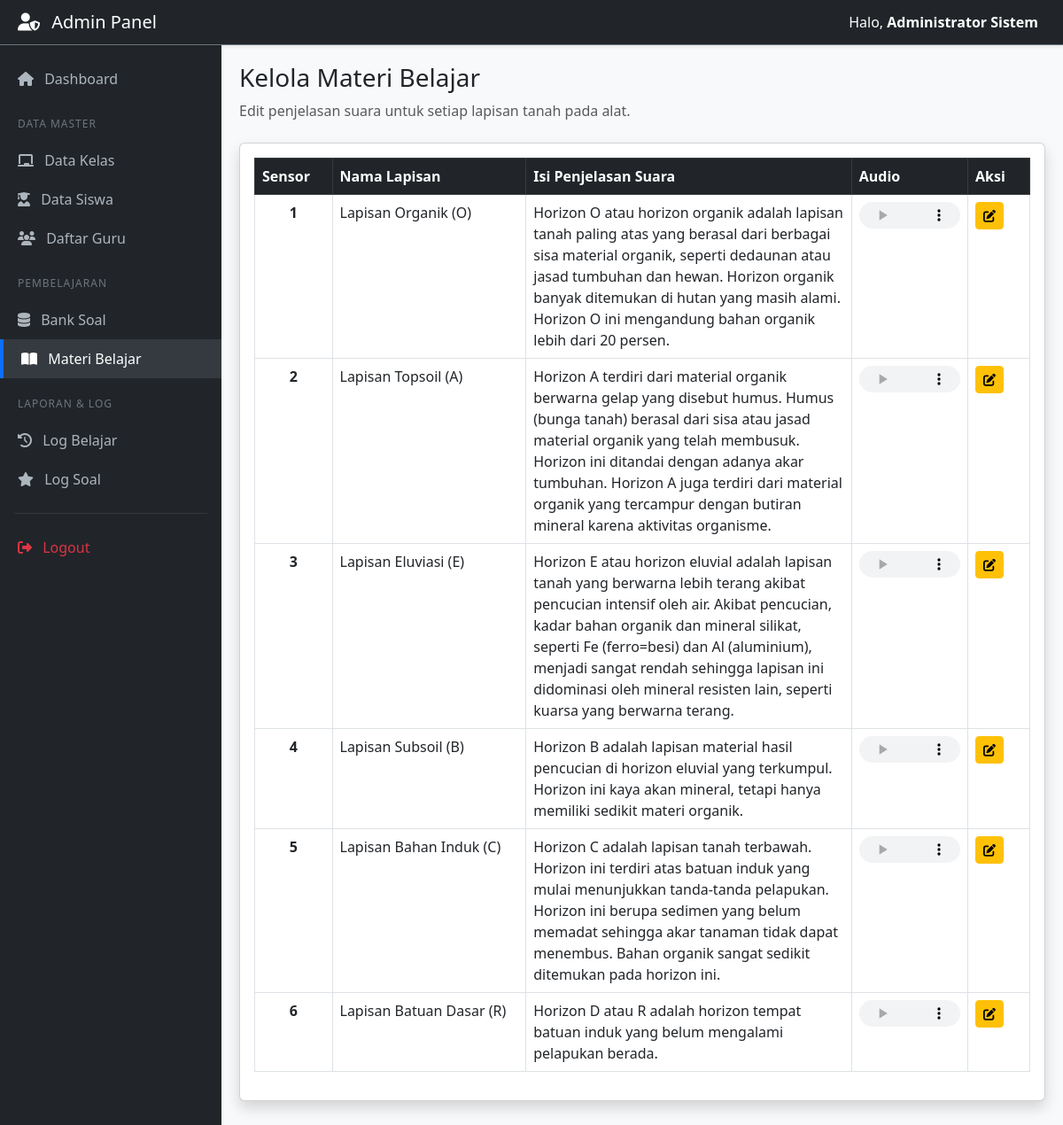
Page /panel/materi_belajar.php (signed in) on the committed database.
### tables this page shows
CREATE TABLE `materi` (
  `id_materi` int(11) NOT NULL,
  `sensor_ke` int(11) NOT NULL,
  `judul_lapisan` varchar(100) NOT NULL,
  `isi_penjelasan` text NOT NULL,
  `file_audio` varchar(255) NOT NULL
);

### panel/materi_belajar.php (the view, shortened to what this page needs)
<?php include 'header.php'; ?>
<div class="mb-4">
    <h3>Kelola Materi Belajar</h3>
    <p class="text-muted">Edit penjelasan suara untuk setiap lapisan tanah pada alat.</p>
</div>
<div class="card shadow mb-4">
    <div class="card-body">
        <div class="table-responsive">
            <table class="table table-bordered table-hover">
                <thead class="table-dark">
                    <tr>
                        <th width="10%">Sensor</th>
                        <th width="25%">Nama Lapisan</th>
                        <th>Isi Penjelasan Suara</th>
                        <th width="15%">Audio</th>
                        <th width="8%">Aksi</th>
                    </tr>
                </thead>
                <tbody>
                    <?php
                    $query = mysqli_query($koneksi, "SELECT * FROM materi ORDER BY sensor_ke ASC");
                    while($d = mysqli_fetch_array($query)){
                    ?>
                    <tr>
                        <td class="text-center fw-bold"><?php echo $d['sensor_ke']; ?></td>
                        <td><?php echo $d['judul_lapisan']; ?></td>
                        <td><?php echo $d['isi_penjelasan']; ?></td>
                        <td>
                            <audio controls class="w-100" style="height: 30px;">
                                <source src="../<?php echo $d['file_audio']; ?>?v=<?php echo time(); ?>" type="audio/mpeg">
                            </audio>
                        </td>
                        <td>
                            <button type="button" class="btn btn-warning btn-sm" data-bs-toggle="modal" data-bs-target="#editMateri<?php echo $d['id_materi']; ?>">
                                <i class="fas fa-edit"></i>
                            </button>
                        </td>
                    </tr>
                    <?php } ?>
                </tbody>
            </table>
        </div>
    </div>
</div>
<?php include 'footer.php'; ?>

### panel/header.php (shortened to what this page needs)
<!DOCTYPE html>
<html lang="id">
<head>
    <link href="https://cdn.jsdelivr.net/npm/bootstrap@5.3.0/dist/css/bootstrap.min.css" rel="stylesheet">
    <link rel="stylesheet" href="https://cdnjs.cloudflare.com/ajax/libs/font-awesome/6.4.0/css/all.min.css">
</head>
<body>
    <nav class="navbar navbar-dark bg-dark shadow-sm border-bottom border-secondary">
        <div class="container-fluid">
            <span class="navbar-brand mb-0 h1 ms-2">
                <i class="fas <?php echo $_SESSION['role'] == 'admin' ? 'fa-user-shield' : 'fa-seedling'; ?> me-2"></i>
                <?php echo ucfirst($_SESSION['role']); ?> Panel
            </span>
            <span class="text-white me-3">Halo, <b><?php echo $_SESSION['nama_lengkap']; ?></b></span>
        </div>
    </nav>
    <div class="main-container">
        <div class="sidebar py-3">
            <a href="index.php" class="<?php echo basename($_SERVER['PHP_SELF']) == 'index.php' ? 'active' : ''; ?>">
                <i class="fas fa-home me-2"></i> Dashboard
            </a>
            <div class="nav-header">Data Master</div>
            <a href="kelola_kelas.php" class="<?php echo basename($_SERVER['PHP_SELF']) == 'kelola_kelas.php' ? 'active' : ''; ?>">
                <i class="fas fa-chalkboard me-2"></i> Data Kelas
            </a>
            <a href="kelola_siswa.php" class="<?php echo basename($_SERVER['PHP_SELF']) == 'kelola_siswa.php' ? 'active' : ''; ?>">
                <i class="fas fa-user-graduate me-2"></i> Data Siswa
            </a>
            <a href="kelola_guru.php" class="<?php echo basename($_SERVER['PHP_SELF']) == 'kelola_guru.php' ? 'active' : ''; ?>">
                <i class="fas fa-users me-2"></i> Daftar Guru
            </a>
            <div class="nav-header">Pembelajaran</div>
            <a href="bank_soal.php" class="<?php echo basename($_SERVER['PHP_SELF']) == 'bank_soal.php' ? 'active' : ''; ?>">
                <i class="fas fa-database me-2"></i> Bank Soal
            </a>
            <a href="materi_belajar.php" class="<?php echo basename($_SERVER['PHP_SELF']) == 'materi_belajar.php' ? 'active' : ''; ?>">
                <i class="fas fa-book-open me-2"></i> Materi Belajar
            </a>
            <div class="nav-header">Laporan & Log</div>
            <a href="log_belajar.php" class="<?php echo basename($_SERVER['PHP_SELF']) == 'log_belajar.php' ? 'active' : ''; ?>">
                <i class="fas fa-history me-2"></i> Log Belajar
            </a>
            <a href="log_kuis.php" class="<?php echo basename($_SERVER['PHP_SELF']) == 'log_kuis.php' || basename($_SERVER['PHP_SELF']) == 'detail_kuis.php' ? 'active' : ''; ?>">
                <i class="fas fa-star me-2"></i> Log Soal
            </a>
            <hr class="border-secondary mx-3">
            <a href="../logout.php" class="text-danger">
                <i class="fas fa-sign-out-alt me-2"></i> Logout
            </a>
        </div>
        <div class="content">

### panel/footer.php
</div> </div> <script src="https://cdn.jsdelivr.net/npm/bootstrap@5.3.0/dist/js/bootstrap.bundle.min.js"></script>
</body>
</html>

### rows in the picture
materi: sensor_ke "1", judul_lapisan "Lapisan Organik (O)", isi_penjelasan "Horizon O atau horizon organik adalah lapisan tanah paling atas yang berasal dari berbagai sisa material organik, seperti dedaunan atau jasad tumbuhan dan hewan. Horizon organik banyak ditemukan di hutan yang masih alami. Horizon O ini mengandung bahan organik lebih dari 20 persen."
materi: sensor_ke "2", judul_lapisan "Lapisan Topsoil (A)", isi_penjelasan "Horizon A terdiri dari material organik berwarna gelap yang disebut humus. Humus (bunga tanah) berasal dari sisa atau jasad material organik yang telah membusuk. Horizon ini ditandai dengan adanya akar tumbuhan. Horizon A juga terdiri dari material organik yang tercampur dengan butiran mineral karena aktivitas organisme."
materi: sensor_ke "3", judul_lapisan "Lapisan Eluviasi (E)", isi_penjelasan "Horizon E atau horizon eluvial adalah lapisan tanah yang berwarna lebih terang akibat pencucian intensif oleh air. Akibat pencucian, kadar bahan organik dan mineral silikat, seperti Fe (ferro=besi) dan Al (aluminium), menjadi sangat rendah sehingga lapisan ini didominasi oleh mineral resisten lain, seperti kuarsa yang berwarna terang."
materi: sensor_ke "4", judul_lapisan "Lapisan Subsoil (B)", isi_penjelasan "Horizon B adalah lapisan material hasil pencucian di horizon eluvial yang terkumpul. Horizon ini kaya akan mineral, tetapi hanya memiliki sedikit materi organik."
materi: sensor_ke "5", judul_lapisan "Lapisan Bahan Induk (C)", isi_penjelasan "Horizon C adalah lapisan tanah terbawah. Horizon ini terdiri atas batuan induk yang mulai menunjukkan tanda-tanda pelapukan. Horizon ini berupa sedimen yang belum memadat sehingga akar tanaman tidak dapat menembus. Bahan organik sangat sedikit ditemukan pada horizon ini."
materi: sensor_ke "6", judul_lapisan "Lapisan Batuan Dasar (R)", isi_penjelasan "Horizon D atau R adalah horizon tempat batuan induk yang belum mengalami pelapukan berada."

### other values in the picture
$_SESSION['role'] "Admin"
$_SESSION['nama_lengkap'] "Administrator Sistem"
